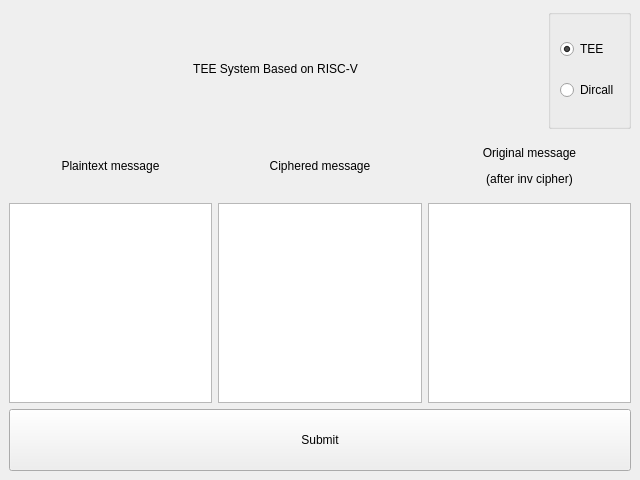
<?xml version="1.0" encoding="UTF-8"?>
<ui version="4.0">
 <class>MainWindow</class>
 <widget class="QMainWindow" name="MainWindow">
  <property name="geometry">
   <rect>
    <x>0</x>
    <y>0</y>
    <width>640</width>
    <height>480</height>
   </rect>
  </property>
  <property name="windowTitle">
   <string>MainWindow</string>
  </property>
  <widget class="QWidget" name="centralwidget">
   <layout class="QVBoxLayout" name="verticalLayout_4">
    <item>
     <layout class="QHBoxLayout" name="horizontalLayout_2">
      <item>
       <widget class="QLabel" name="label_4">
        <property name="minimumSize">
         <size>
          <width>0</width>
          <height>120</height>
         </size>
        </property>
        <property name="text">
         <string>TEE System Based on RISC-V</string>
        </property>
        <property name="scaledContents">
         <bool>false</bool>
        </property>
        <property name="alignment">
         <set>Qt::AlignCenter</set>
        </property>
       </widget>
      </item>
      <item>
       <widget class="QGroupBox" name="groupBox">
        <property name="sizePolicy">
         <sizepolicy hsizetype="Fixed" vsizetype="Preferred">
          <horstretch>0</horstretch>
          <verstretch>0</verstretch>
         </sizepolicy>
        </property>
        <property name="title">
         <string/>
        </property>
        <layout class="QVBoxLayout" name="verticalLayout_6">
         <item>
          <widget class="QRadioButton" name="radioButton_2">
           <property name="sizePolicy">
            <sizepolicy hsizetype="Fixed" vsizetype="Fixed">
             <horstretch>0</horstretch>
             <verstretch>0</verstretch>
            </sizepolicy>
           </property>
           <property name="maximumSize">
            <size>
             <width>100</width>
             <height>16777215</height>
            </size>
           </property>
           <property name="text">
            <string>TEE</string>
           </property>
           <property name="checked">
            <bool>true</bool>
           </property>
          </widget>
         </item>
         <item>
          <widget class="QRadioButton" name="radioButton">
           <property name="sizePolicy">
            <sizepolicy hsizetype="Fixed" vsizetype="Fixed">
             <horstretch>0</horstretch>
             <verstretch>0</verstretch>
            </sizepolicy>
           </property>
           <property name="maximumSize">
            <size>
             <width>100</width>
             <height>16777215</height>
            </size>
           </property>
           <property name="text">
            <string>Dircall</string>
           </property>
          </widget>
         </item>
        </layout>
       </widget>
      </item>
     </layout>
    </item>
    <item>
     <layout class="QHBoxLayout" name="horizontalLayout">
      <item>
       <layout class="QVBoxLayout" name="verticalLayout">
        <item>
         <widget class="QLabel" name="label">
          <property name="minimumSize">
           <size>
            <width>0</width>
            <height>62</height>
           </size>
          </property>
          <property name="text">
           <string>&lt;html&gt;&lt;head/&gt;&lt;body&gt;&lt;p align=&quot;center&quot;&gt;Plaintext message&lt;/p&gt;&lt;/body&gt;&lt;/html&gt;</string>
          </property>
         </widget>
        </item>
        <item>
         <widget class="QTextEdit" name="textEdit"/>
        </item>
       </layout>
      </item>
      <item>
       <layout class="QVBoxLayout" name="verticalLayout_2">
        <item>
         <widget class="QLabel" name="label_2">
          <property name="minimumSize">
           <size>
            <width>0</width>
            <height>62</height>
           </size>
          </property>
          <property name="text">
           <string>&lt;html&gt;&lt;head/&gt;&lt;body&gt;&lt;p align=&quot;center&quot;&gt;Ciphered message&lt;/p&gt;&lt;/body&gt;&lt;/html&gt;</string>
          </property>
         </widget>
        </item>
        <item>
         <widget class="QTextEdit" name="textEdit_2">
          <property name="readOnly">
           <bool>true</bool>
          </property>
         </widget>
        </item>
       </layout>
      </item>
      <item>
       <layout class="QVBoxLayout" name="verticalLayout_3">
        <item>
         <widget class="QLabel" name="label_3">
          <property name="minimumSize">
           <size>
            <width>0</width>
            <height>62</height>
           </size>
          </property>
          <property name="text">
           <string>&lt;html&gt;&lt;head/&gt;&lt;body&gt;&lt;p align=&quot;center&quot;&gt;Original message&lt;/p&gt;&lt;p align=&quot;center&quot;&gt;(after inv cipher)&lt;/p&gt;&lt;/body&gt;&lt;/html&gt;</string>
          </property>
         </widget>
        </item>
        <item>
         <widget class="QTextEdit" name="textEdit_3">
          <property name="readOnly">
           <bool>true</bool>
          </property>
         </widget>
        </item>
       </layout>
      </item>
     </layout>
    </item>
    <item>
     <widget class="QPushButton" name="pushButton">
      <property name="minimumSize">
       <size>
        <width>0</width>
        <height>62</height>
       </size>
      </property>
      <property name="text">
       <string>Submit</string>
      </property>
     </widget>
    </item>
   </layout>
  </widget>
 </widget>
 <resources/>
 <connections/>
</ui>
